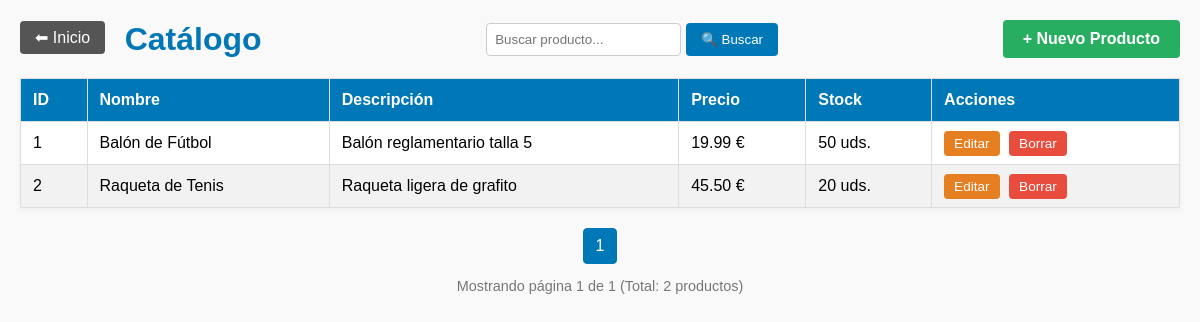
/items_list.php (signed in), run on the app's committed database.
### tables this page shows
CREATE TABLE IF NOT EXISTS products (
    id INT AUTO_INCREMENT PRIMARY KEY,
    name VARCHAR(100) NOT NULL,
    description TEXT,
    price DECIMAL(10, 2) NOT NULL,
    stock INT DEFAULT 0,
    image VARCHAR(255),  
    created_at TIMESTAMP DEFAULT CURRENT_TIMESTAMP
);

### public/items_list.php (the view, shortened to what this page needs)
<?php
require_once __DIR__ . '/../app/pdo.php';
$registros_por_pagina = 5;
$pagina_actual = isset($_GET['page']) ? (int)$_GET['page'] : 1;
$busqueda = isset($_GET['q']) ? trim($_GET['q']) : '';
try {
    $sql_count = "SELECT COUNT(*) FROM products WHERE name LIKE :search";
    $stmt_count = $pdo->prepare($sql_count);
    $stmt_count->execute([':search' => "%$busqueda%"]);
    $total_registros = $stmt_count->fetchColumn();
    $total_paginas = ceil($total_registros / $registros_por_pagina);
    $offset = ($pagina_actual - 1) * $registros_por_pagina;
    $sql_data = "SELECT * FROM products WHERE name LIKE :search LIMIT " . (int)$registros_por_pagina . " OFFSET " . (int)$offset;
    $stmt = $pdo->prepare($sql_data);
    $stmt->execute([':search' => "%$busqueda%"]);
    $products = $stmt->fetchAll();
} catch (PDOException $e) {
    die("Error al cargar productos: " . $e->getMessage());
}
?>
<!DOCTYPE html>
<html lang="es">
<head>
</head>
<body>
    <div class="top-bar">
        <div>
            <a href="index.php" class="btn-back">⬅ Inicio</a>
            <h1 style="display:inline; margin-left:15px; vertical-align:middle;">Catálogo</h1>
        </div>
        <form class="search-box" method="GET" action="items_list.php">
            <input type="text" name="q" placeholder="Buscar producto..." value="<?php echo htmlspecialchars($busqueda); ?>">
            <button type="submit">🔍 Buscar</button>
        </form>
        <a href="items_form.php" class="btn-new">+ Nuevo Producto</a>
    </div>
    <?php if (count($products) > 0): ?>
        <table>
            <thead>
                <tr>
                    <th>ID</th>
                    <th>Nombre</th>
                    <th>Descripción</th>
                    <th>Precio</th>
                    <th>Stock</th>
                    <th>Acciones</th>
                </tr>
            </thead>
            <tbody>
                <?php foreach ($products as $product): ?>
                <tr>
                    <td><?php echo $product['id']; ?></td>
                    <td><?php echo htmlspecialchars($product['name']); ?></td>
                    <td><?php echo htmlspecialchars($product['description']); ?></td>
                    <td><?php echo number_format($product['price'], 2); ?> €</td>
                    <td><?php echo $product['stock']; ?> uds.</td>
                    <td class="actions">
                        <a href="items_form.php?id=<?php echo $product['id']; ?>" class="btn-edit">Editar</a>
                        <a href="items_delete.php?id=<?php echo $product['id']; ?>" class="btn-delete">Borrar</a>
                    </td>
                </tr>
                <?php endforeach; ?>
            </tbody>
        </table>
        <div class="pagination">
            <?php
                $link_extra = $busqueda ? "&q=" . urlencode($busqueda) : "";
            ?>
            <?php for ($i = 1; $i <= $total_paginas; $i++): ?>
                <a href="?page=<?php echo $i; ?><?php echo $link_extra; ?>"
                class="<?php echo $i === $pagina_actual ? 'active' : ''; ?>">
                <?php echo $i; ?>
                </a>
            <?php endfor; ?>
        </div>
        <p style="text-align: center; color: #777; font-size: 0.9em;">
            Mostrando página <?php echo $pagina_actual; ?> de <?php echo $total_paginas; ?> (Total: <?php echo $total_registros; ?> productos)
        </p>
    <?php endif; ?>
</body>
</html>

### public/items_list.php (style rules this page uses)
body { font-family: sans-serif; margin: 20px; background-color: #f9f9f9; }
h1 { color: #0077b6; }
table { width: 100%; border-collapse: collapse; background: white; margin-top: 20px; box-shadow: 0 2px 5px rgba(0,0,0,0.05); }
th, td { padding: 12px; border: 1px solid #ddd; text-align: left; }
th { background-color: #0077b6; color: white; }
tr:nth-child(even) { background-color: #f2f2f2; }
.actions a { text-decoration: none; margin-right: 5px; padding: 5px 10px; border-radius: 4px; color: white; font-size: 0.85em; }
.btn-edit { background-color: #e67e22; }
.btn-delete { background-color: #e74c3c; }
.top-bar { display: flex; justify-content: space-between; align-items: center; flex-wrap: wrap; gap: 10px; margin-bottom: 20px; }
.btn-back { background: #555; color: white; text-decoration: none; padding: 8px 15px; border-radius: 4px; }
.btn-new { background: #27ae60; color: white; text-decoration: none; padding: 10px 20px; border-radius: 4px; font-weight: bold; }
.search-box { display: flex; gap: 5px; }
.search-box input { padding: 8px; border: 1px solid #ccc; border-radius: 4px; }
.search-box button { padding: 8px 15px; background: #0077b6; color: white; border: none; border-radius: 4px; cursor: pointer; }
.pagination { margin-top: 20px; text-align: center; }
.pagination a, .pagination span { display: inline-block; padding: 8px 12px; margin: 0 2px; border: 1px solid #ddd; background: white; text-decoration: none; color: #333; border-radius: 4px; }
.pagination a.active { background: #0077b6; color: white; border-color: #0077b6; }

### data on the page
products: id "1", name "Balón de Fútbol", description "Balón reglamentario talla 5", price "19.99", stock "50"
products: id "2", name "Raqueta de Tenis", description "Raqueta ligera de grafito", price "45.50", stock "20"

### other printed values
$pagina_actual "1"
$total_paginas "1"
$total_registros "2"
